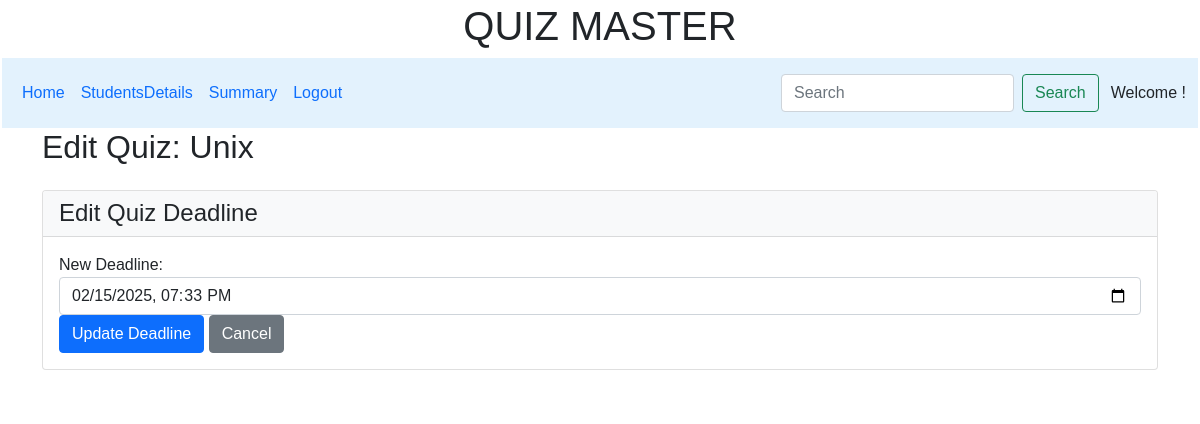
/edit_quiz/1, run on an earlier commit of the app's database.
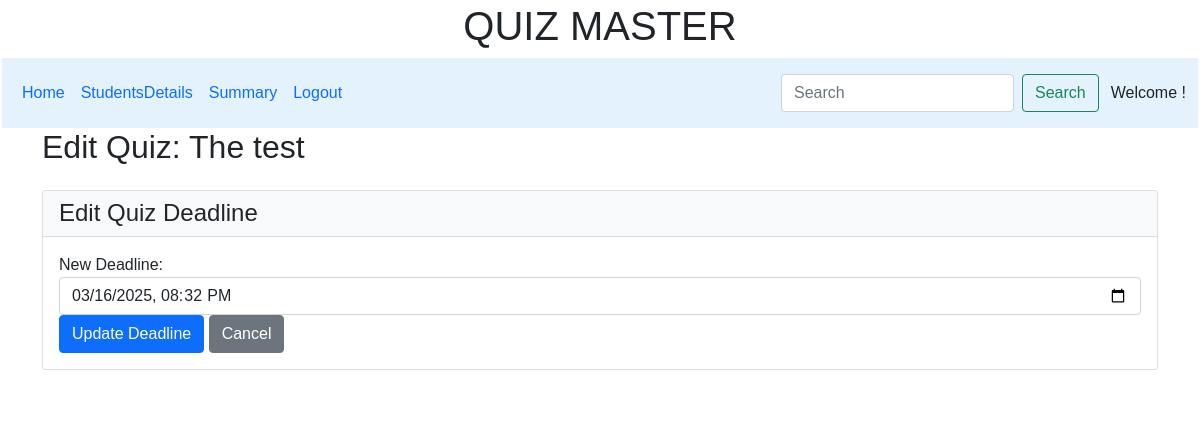
And on a later commit of the database.
### controllers/model.py (models this page shows, shortened)
class Quiz(db.Model):
    __tablename__ = 'Quiz'
    id = db.Column(db.Integer, primary_key=True)
    chapter_id = db.Column(db.Integer, db.ForeignKey('chapter.id'), nullable=False)
    title = db.Column(db.String, nullable=False)
    description= db.Column(db.String, nullable=True)
    deadline = db.Column(db.DateTime, nullable=False)
    totalNoQues = db.Column(db.Integer, default=0)
    totalMarks = db.Column(db.Integer, default=0)
    passingMarks = db.Column(db.Integer, default=0)
    duration = db.Column(db.Integer, nullable=True)
    questions = db.relationship('Question', back_populates='quiz',cascade="all, delete-orphan")

### controllers/controller.py (the view, shortened to what this page needs)
@app.route("/edit_quiz/<int:quiz_id>", methods=["GET", "POST"])
def edit_quiz(quiz_id):
    quiz = Quiz.query.get_or_404(quiz_id)
    return render_template("edit_quiz.html", quiz=quiz)

### templates/edit_quiz.html (shortened to what this page needs)
{% extends "admin_layout.html" %}
{% block content %}
<div class="container">
    <h2 class="mb-4">Edit Quiz: {{ quiz.title }}</h2>
    <div class="card mb-4">
        <div class="card-header bg-light">
            <h4 class="mb-0">Edit Quiz Deadline</h4>
        </div>
        <div class="card-body">
            <form method="POST" action="{{ url_for('edit_quiz', quiz_id=quiz.id) }}">
                <div class="form-group ">
                    <label for="deadline">New Deadline:</label>
                    <input type="datetime-local" class="form-control" id="deadline" name="deadline" value="{{ quiz.deadline.strftime('%Y-%m-%dT%H:%M') }}" required>
                </div>
                <button type="submit" class="btn btn-primary">Update Deadline</button>
                <a href="{{ url_for('admin_dashboard', Name=session.get('user_name', 'Admin')) }}" class="btn btn-secondary">Cancel</a>
            </form>
        </div>
    </div>
</div>
{% endblock %}

What changed in the data, as far as the page shows it:
changed Quiz: title "Unix" → "The test"; deadline "02/15/2025 19:33" → "03/16/2025 20:32"
